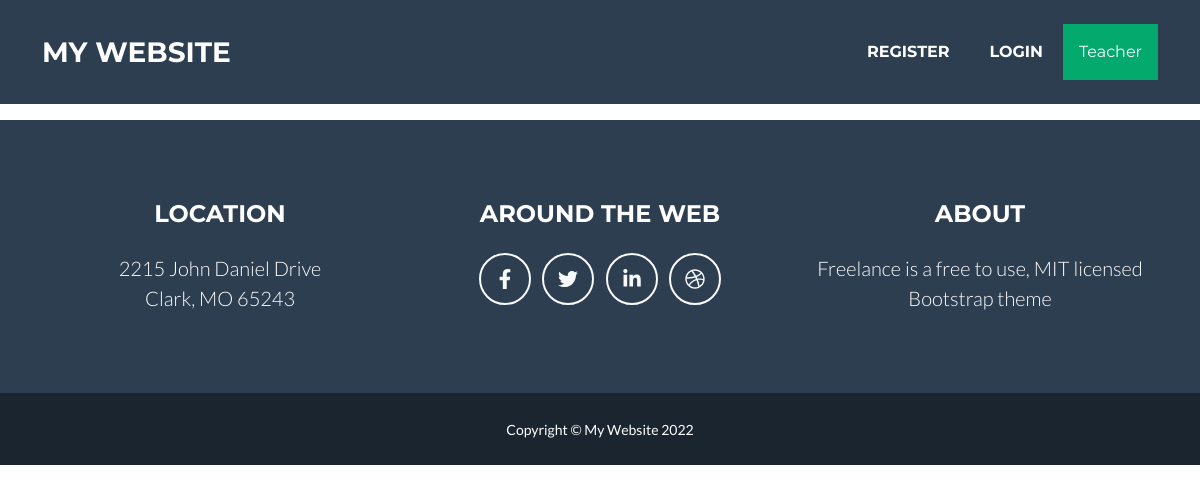
The app's page /edit?id=14, older data.
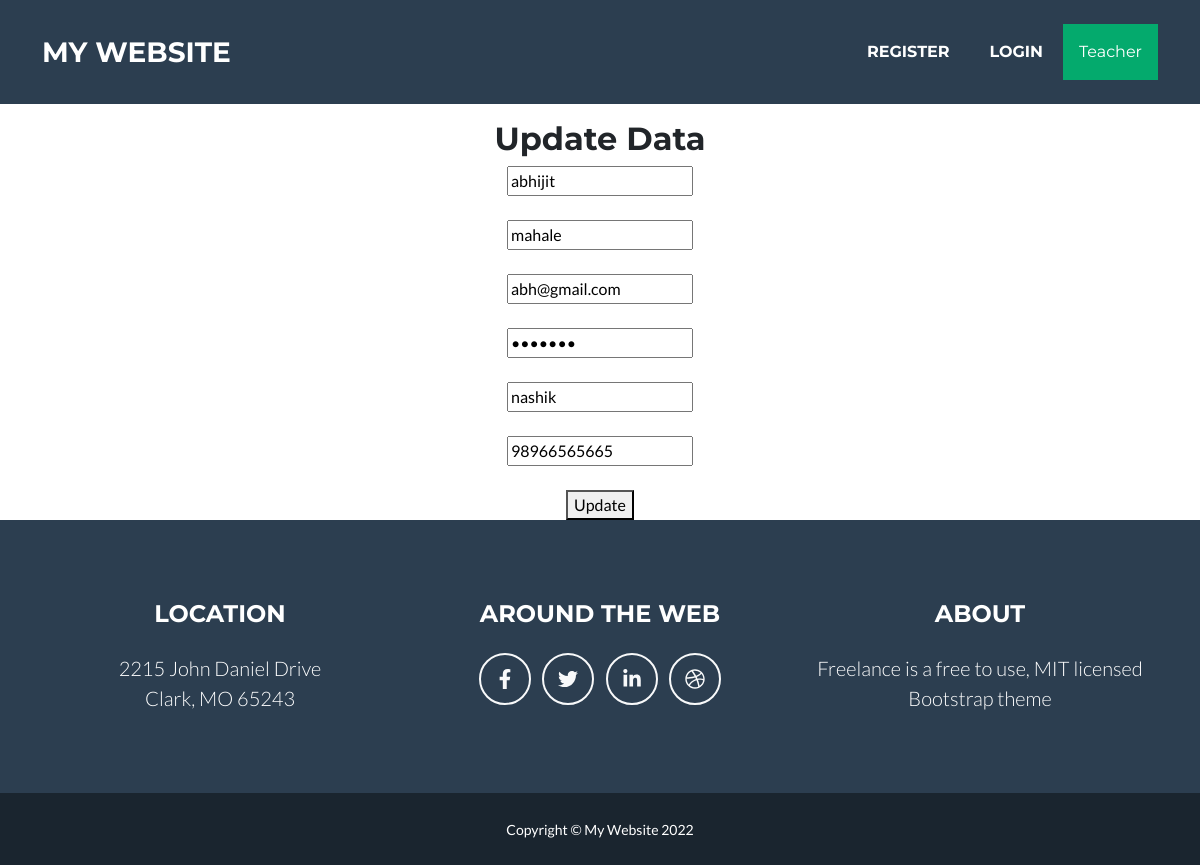
The same page, newer data.
### myfirstproject/models.py (models this page shows)
class student(models.Model):
    fname=models.CharField(max_length=20)
    lname = models.CharField(max_length=20)
    email = models.CharField(max_length=50,default="0")
    password = models.CharField(max_length=20,default="0")
    city = models.TextField(max_length=20)
    contact=models.IntegerField(max_length=20)

### myfirstproject/views.py (the view)
# urls.py: path('edit',views.edit,name="edit"),
def edit(request):
    id=request.GET["id"]
    data = student.objects.all().filter(id=id)
    return render(request,"edit.html",{'data':data})

### templates/edit.html (shortened to what this page needs)
{% extends 'basic.html' %}
{% load static %}
{% block body %}
        <br>
        <form action="update" method="post">
            {% for i in data %}
        <center>
            <h2>Update Data</h2>
            <input type="text" name="fname" placeholder="First Name" value="{{i.fname}}"><br><br>
            <input type="text" name="lname" placeholder="Last Name" value="{{i.lname}}"><br><br>
             <input type="email" name="email" placeholder="Email" value="{{i.email}}"><br><br>
             <input type="password" name="password" placeholder="Password" value="{{i.password}}"><br><br>
              <input type="text" name="city" placeholder="Address" value="{{i.city}}"><br><br>
              <input type="number" name="contact" placeholder="Contact" value="{{i.contact}}"><br><br>
            <button type="submit">Update</button><br>
        </center>
        </form>
        {% endfor %}
        {% endblock %}

Row changes from the older to the newer data that the page shows:
added student: fname "abhijit", lname "mahale", email "abh@gmail.com", city "nashik", contact "98966565665"
